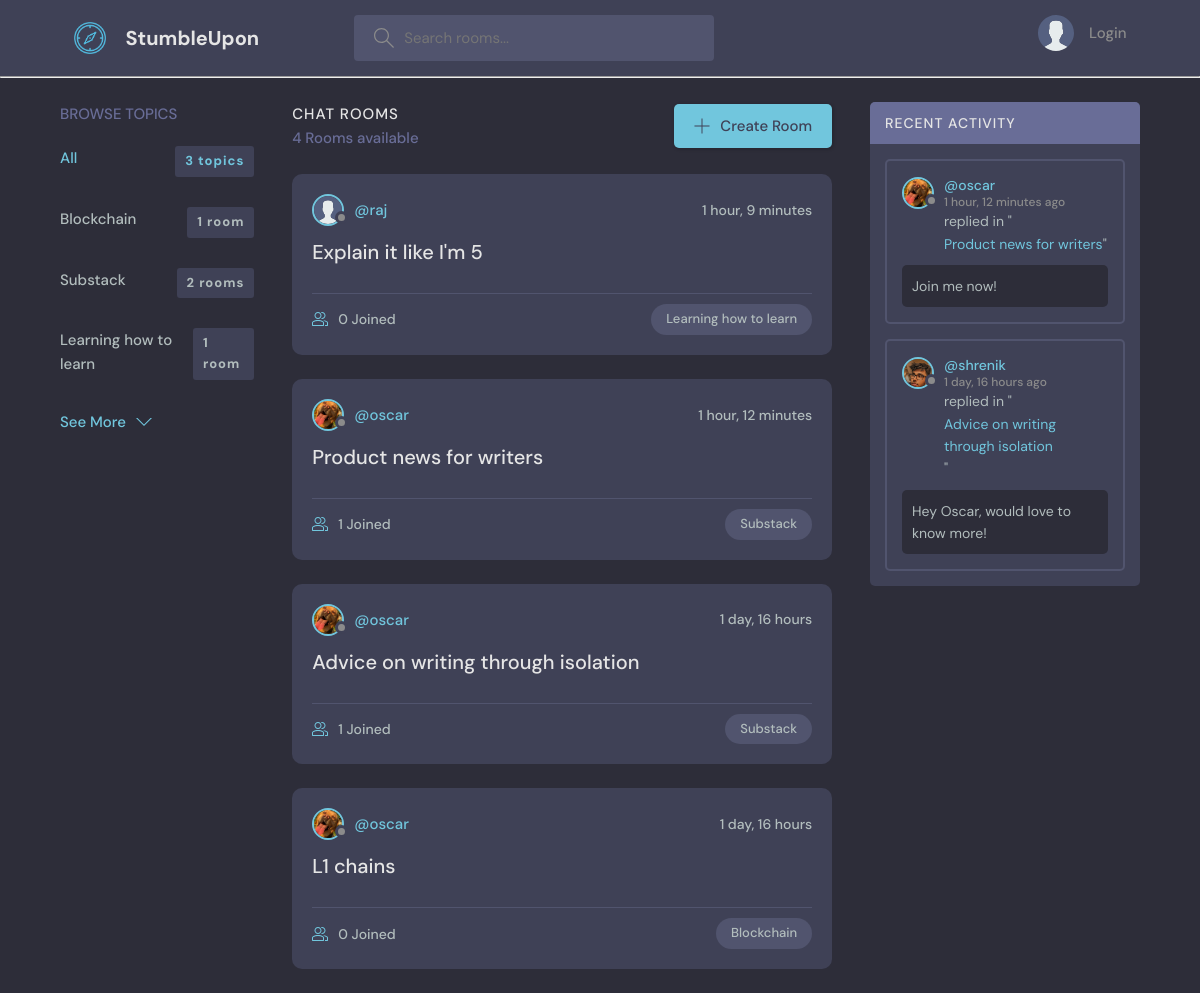
The page / on the database its author committed.
### base/models.py (models this page shows, shortened)
class Topic(models.Model):
    name = models.CharField(max_length=200)

class Room(models.Model):
    host  = models.ForeignKey(User, on_delete=models.SET_NULL, null=True)
    topic = models.ForeignKey("Topic", on_delete=models.SET_NULL, null=True) # Topic as a string since it's written below the Room class
    name = models.CharField(max_length=200)
    description = models.TextField(null=True, blank=True) # field can be blank
    participants = models.ManyToManyField(User, related_name = "participants", blank = True)
    updated = models.DateTimeField(auto_now=True) # take timestamp every time save is hit on the item
    created = models.DateTimeField(auto_now_add=True) # take timestamp when save is hit the first time i.e during creation
    class Meta:
        ordering = ["-updated", "-created"]
    def __str__(self):
        return self.name

class User(AbstractUser):
    name = models.CharField(max_length=200, null=True)
    email = models.EmailField(unique=True, null=True)
    bio = models.TextField(null=True)
    avatar = models.ImageField(null=True, default="avatar.svg")
    USERNAME_FIELD = "email"
    REQUIRED_FIELDS = []

class Message(models.Model):
    user = models.ForeignKey(User, on_delete=models.CASCADE)
    room = models.ForeignKey(Room, on_delete=models.CASCADE)
    body = models.TextField()
    updated = models.DateTimeField(auto_now=True)
    created = models.DateTimeField(auto_now_add=True)
    class Meta:
        ordering = ["-updated", "-created"]
    def __str__(self):
        message_preview = self.body[0:50]
        return message_preview

### base/views.py (the view)
# urls.py: path("", views.home, name="home"),
def home(request):
    q = request.GET.get("q") if request.GET.get("q") != None else ""
    rooms = Room.objects.filter(
        Q(topic__name__icontains=q) |
        Q(name__icontains=q) |
        Q(description__icontains=q)
    )
    topics = Topic.objects.all()[0:5]
    room_count = rooms.count()
    room_messages = Message.objects.filter(Q(room__topic__name__icontains = q)) # filter by room name
    context = {"rooms": rooms, "topics": topics, "room_count": room_count, "room_messages": room_messages}
    return render(request, "base/home.html", context)

### base/templates/base/home.html (shortened to what this page needs)
{% extends "main.html" %}
{% block content %}
  <main class="layout layout--3">
    <div class="container">
      {% include "base/topics_component.html" %}
      <div class="roomList">
        <div class="roomList__header">
          <div>
            <h2>Chat Rooms</h2>
            {% if room_count == 1 %}
            <p>{{room_count}} Room available</p>
            {% else %}
            <p>{{room_count}} Rooms available</p>
            {% endif %}
          </div>
          <a class="btn btn--main" href="{% url 'create-room' %}">
            <svg version="1.1" xmlns="http://www.w3.org/2000/svg" width="32" height="32" viewBox="0 0 32 32">
              <title>add</title>
              <path
                d="M16.943 0.943h-1.885v14.115h-14.115v1.885h14.115v14.115h1.885v-14.115h14.115v-1.885h-14.115v-14.115z"
              ></path>
            </svg>
            Create Room
          </a>
        </div>
        {% include "base/feed_component.html" %}
      </div>
      {% include "base/activity_component.html" %}
    </div>
  </main>
  {% endblock content %}

### base/templates/base/topics_component.html
<div class="topics">
    <div class="topics__header">
      <h2>Browse Topics</h2>
    </div>
    <ul class="topics__list">
      <li>
        {% if topics.count == 1 %}
        <a href="{% url 'home' %}" class="active">All <span>{{topics.count}} topic</span></a>
        {% else %}
        <a href="{% url 'home' %}" class="active">All <span>{{topics.count}} topics</span></a>
        {% endif %}
      </li>
      {% for topic in topics %}
      <li>
        {% if topic.room_set.all.count == 1 %}
        <a href="{% url 'home' %}?q={{topic.name}}">{{topic.name}} <span>{{topic.room_set.all.count}} room</span></a>
        {% else %}
        <a href="{% url 'home' %}?q={{topic.name}}">{{topic.name}} <span>{{topic.room_set.all.count}} rooms</span></a>
        {% endif %}
      </li>
      {% endfor %}
    </ul>
    <a class="btn btn--link" href="{% url 'topics' %}">
      See More
      <svg version="1.1" xmlns="http://www.w3.org/2000/svg" width="32" height="32" viewBox="0 0 32 32">
        <title>chevron-down</title>
        <path d="M16 21l-13-13h-3l16 16 16-16h-3l-13 13z"></path>
      </svg>
    </a>
  </div>

### base/templates/base/feed_component.html (shortened to what this page needs)
{% for room in rooms %}
<div class="roomListRoom">
    <div class="roomListRoom__header">
      <a href="{% url 'user-profile' room.host.id %}" class="roomListRoom__author">
        <div class="avatar avatar--small">
          <img src="{{room.host.avatar.url}}" />
        </div>
        <span>@{{room.host.username}}</span>
      </a>
      <div class="roomListRoom__actions">
        <span>{{ room.created | timesince }}</span>
      </div>
    </div>
    <div class="roomListRoom__content">
      <a href="{% url 'room' room.id %} ">{{ room.name }}</a>
    </div>
    <div class="roomListRoom__meta">
      <a href="{% url 'room' room.id %}" class="roomListRoom__joined">
        {{room.participants.all.count}} Joined
      </a>
      <p class="roomListRoom__topic">{{room.topic.name}}</p>
    </div>
  </div>
{% endfor %}

### base/templates/base/activity_component.html (shortened to what this page needs)
<div class="activities">
    <div class="activities__header">
      <h2>Recent Activity</h2>
    </div>
    {% for message in room_messages %}
    <div class="activities__box">
      <div class="activities__boxHeader roomListRoom__header">
        <a href="{% url 'user-profile' message.user.id %}" class="roomListRoom__author">
          <div class="avatar avatar--small">
            <img src="{{message.user.avatar.url}}" />
          </div>
          <p>
            @{{ message.user.username }}
            <span>{{ message.created | timesince }} ago</span>
          </p>
        </a>
      </div>
      <div class="activities__boxContent">
        <p>replied in "<a href="{% url 'room' message.room.id %}">{{ message.room}}</a>"</p>
        <div class="activities__boxRoomContent">
          {{ message }}
        </div>
      </div>
    </div>
    {% endfor %}
  </div>

### rows shown on the page
Topic: name "Blockchain", room_set.all.count "1"
Topic: name "Substack", room_set.all.count "2"
Topic: name "Learning how to learn", room_set.all.count "1"
Room: host.avatar (placeholder picture), host.username "raj", created "1 hour, 9 minutes", name "Explain it like I'm 5", participants.all.count "0", topic.name "Learning how to learn"
Room: host.avatar (picture), host.username "oscar", created "1 hour, 12 minutes", name "Product news for writers", participants.all.count "1", topic.name "Substack"
Room: host.avatar (picture), host.username "oscar", created "1 day, 16 hours", name "Advice on writing through isolation", participants.all.count "1", topic.name "Substack"
Room: host.avatar (picture), host.username "oscar", created "1 day, 16 hours", name "L1 chains", participants.all.count "0", topic.name "Blockchain"
Message: user.avatar (picture), user.username "oscar", created "1 hour, 12 minutes", room "Product news for writers", body "Join me now!"
Message: user.avatar (picture), user.username "shrenik", created "1 day, 16 hours", room "Advice on writing through isolation", body "Hey Oscar, would love to know more!"

### other values the page prints
{{ topics.count }} "3"
{{ room_count }} "4"
